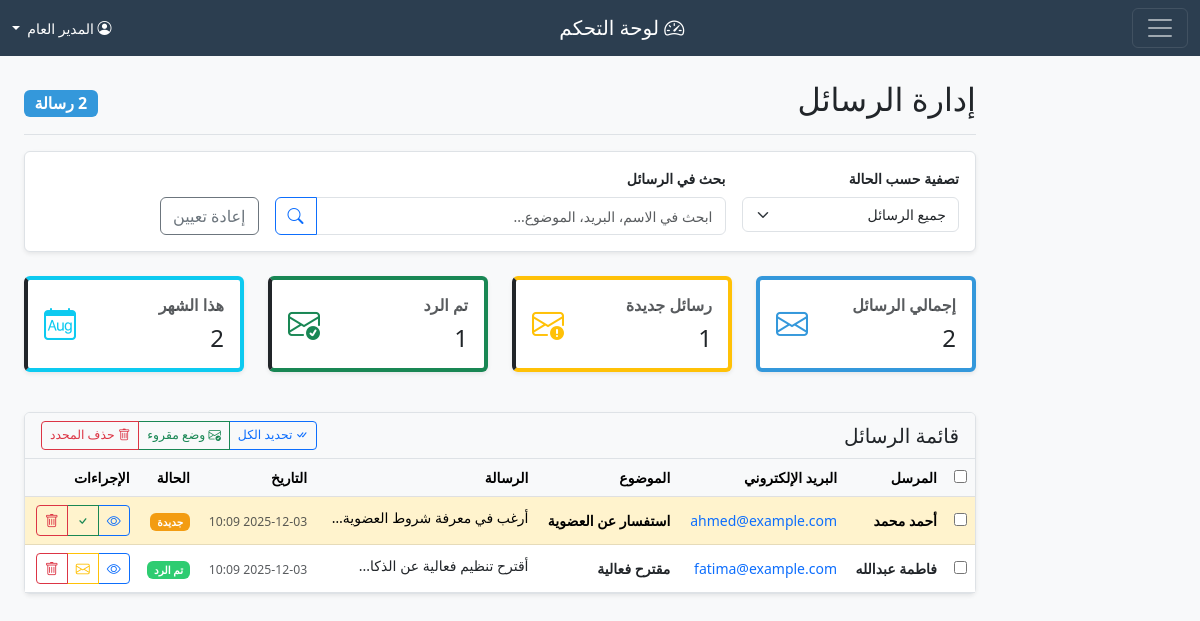
Page /admin/messages.php (signed in) on the committed database.
### tables this page shows
CREATE TABLE contact_messages (
    id INT PRIMARY KEY AUTO_INCREMENT,
    name VARCHAR(100) NOT NULL,
    email VARCHAR(100) NOT NULL,
    subject VARCHAR(255),
    message TEXT,
    status ENUM('new', 'replied') DEFAULT 'new',
    created_at TIMESTAMP DEFAULT CURRENT_TIMESTAMP
);

### admin/messages.php (the view, shortened to what this page needs)
<?php
require_once '../functions.php';
include 'includes/header.php';
$filter = isset($_GET['filter']) ? $_GET['filter'] : 'all';
$search = isset($_GET['search']) ? sanitize($_GET['search']) : '';
$sql = "SELECT * FROM contact_messages WHERE 1=1";
$params = [];
$sql .= " ORDER BY created_at DESC";
$stmt = $pdo->prepare($sql);
$stmt->execute($params);
$messages = $stmt->fetchAll();
?>
<div class="container-fluid mt-5">
    <div class="row">
        <main class="col-md-9 ms-sm-auto col-lg-10 px-md-4">
            <div class="d-flex justify-content-between flex-wrap flex-md-nowrap align-items-center pt-3 pb-2 mb-3 border-bottom">
                <h1 class="h2">إدارة الرسائل</h1>
                <div class="btn-toolbar mb-2 mb-md-0">
                    <span class="badge bg-primary fs-6">
                        <?php echo count($messages); ?> رسالة
                    </span>
                </div>
            </div>
            <div class="card mb-4">
                <div class="card-body">
                    <form method="GET" class="row g-3">
                        <div class="col-md-3">
                            <label for="filter" class="form-label">تصفية حسب الحالة</label>
                            <select name="filter" id="filter" class="form-select" onchange="this.form.submit()">
                                <option value="all" <?php echo $filter === 'all' ? 'selected' : ''; ?>>جميع الرسائل</option>
                            </select>
                        </div>
                        <div class="col-md-6">
                            <label for="search" class="form-label">بحث في الرسائل</label>
                            <div class="input-group">
                                <input type="text" class="form-control" id="search" name="search"
                                       value="<?php echo $search; ?>" placeholder="ابحث في الاسم، البريد، الموضوع...">
                                <button class="btn btn-outline-primary" type="submit">
                                    <i class="bi bi-search"></i>
                                </button>
                            </div>
                        </div>
                        <div class="col-md-3">
                            <label class="form-label">&nbsp;</label>
                            <div>
                                <a href="messages.php" class="btn btn-outline-secondary">إعادة تعيين</a>
                            </div>
                        </div>
                    </form>
                </div>
            </div>
            <div class="row mb-4">
                <div class="col-xl-3 col-md-6 mb-3">
                    <div class="card border-start border-primary border-4">
                        <div class="card-body">
                            <div class="d-flex align-items-center">
                                <div class="flex-grow-1">
                                    <h6 class="text-muted fw-semibold">إجمالي الرسائل</h6>
                                    <h4 class="mb-0">
                                        <?php
                                        $stmt = $pdo->query("SELECT COUNT(*) FROM contact_messages");
                                        echo $stmt->fetchColumn();
                                        ?>
                                    </h4>
                                </div>
                                <div class="flex-shrink-0">
                                    <i class="bi bi-envelope fs-2 text-primary"></i>
                                </div>
                            </div>
                        </div>
                    </div>
                </div>
                <div class="col-xl-3 col-md-6 mb-3">
                    <div class="card border-start border-warning border-4">
                        <div class="card-body">
                            <div class="d-flex align-items-center">
                                <div class="flex-grow-1">
                                    <h6 class="text-muted fw-semibold">رسائل جديدة</h6>
                                    <h4 class="mb-0">
                                        <?php
                                        $stmt = $pdo->query("SELECT COUNT(*) FROM contact_messages WHERE status = 'new'");
                                        echo $stmt->fetchColumn();
                                        ?>
                                    </h4>
                                </div>
                                <div class="flex-shrink-0">
                                    <i class="bi bi-envelope-exclamation fs-2 text-warning"></i>
                                </div>
                            </div>
                        </div>
                    </div>
                </div>
                <div class="col-xl-3 col-md-6 mb-3">
                    <div class="card border-start border-success border-4">
                        <div class="card-body">
                            <div class="d-flex align-items-center">
                                <div class="flex-grow-1">
                                    <h6 class="text-muted fw-semibold">تم الرد</h6>
                                    <h4 class="mb-0">
                                        <?php
                                        $stmt = $pdo->query("SELECT COUNT(*) FROM contact_messages WHERE status = 'replied'");
                                        echo $stmt->fetchColumn();
                                        ?>
                                    </h4>
                                </div>
                                <div class="flex-shrink-0">
                                    <i class="bi bi-envelope-check fs-2 text-success"></i>
                                </div>
                            </div>
                        </div>
                    </div>
                </div>
                <div class="col-xl-3 col-md-6 mb-3">
                    <div class="card border-start border-info border-4">
                        <div class="card-body">
                            <div class="d-flex align-items-center">
                                <div class="flex-grow-1">
                                    <h6 class="text-muted fw-semibold">هذا الشهر</h6>
                                    <h4 class="mb-0">
                                        <?php
                                        $stmt = $pdo->query("SELECT COUNT(*) FROM contact_messages WHERE MONTH(created_at) = MONTH(CURDATE()) AND YEAR(created_at) = YEAR(CURDATE())");
                                        echo $stmt->fetchColumn();
                                        ?>
                                    </h4>
                                </div>
                                <div class="flex-shrink-0">
                                    <i class="bi bi-calendar-month fs-2 text-info"></i>
                                </div>
                            </div>
                        </div>
                    </div>
                </div>
            </div>
            <div class="card">
                <div class="card-header d-flex justify-content-between align-items-center">
                    <h5 class="card-title mb-0">قائمة الرسائل</h5>
                    <div class="btn-group">
                        <button type="button" class="btn btn-outline-primary btn-sm" onclick="selectAll()">
                            <i class="bi bi-check-all"></i> تحديد الكل
                        </button>
                        <button type="button" class="btn btn-outline-success btn-sm" onclick="markReadSelected()">
                            <i class="bi bi-envelope-check"></i> وضع مقروء
                        </button>
                        <button type="button" class="btn btn-outline-danger btn-sm" onclick="deleteSelected()">
                            <i class="bi bi-trash"></i> حذف المحدد
                        </button>
                    </div>
                </div>
                <div class="card-body p-0">
                    <?php if(empty($messages)): ?>
                        <div class="text-center text-muted py-5">
                            <i class="bi bi-envelope display-4 d-block mb-3"></i>
                            <h4>لا توجد رسائل</h4>
                            <p class="text-muted">لم يتم العثور على رسائل تطابق معايير البحث</p>
                        </div>
                    <?php else: ?>
                    <form method="POST" id="messagesForm">
                        <div class="table-responsive">
                            <table class="table table-hover mb-0">
                                <thead class="table-light">
                                    <tr>
                                        <th width="30">
                                            <input type="checkbox" id="selectAll" onchange="toggleSelectAll(this)">
                                        </th>
                                        <th>المرسل</th>
                                        <th>البريد الإلكتروني</th>
                                        <th>الموضوع</th>
                                        <th>الرسالة</th>
                                        <th>التاريخ</th>
                                        <th>الحالة</th>
                                        <th>الإجراءات</th>
                                    </tr>
                                </thead>
                                <tbody>
                                    <?php foreach($messages as $message): ?>
                                    <tr class="<?php echo $message['status'] === 'new' ? 'table-warning' : ''; ?>">
                                        <td>
                                            <input type="checkbox" name="selected_messages[]"
                                                   value="<?php echo $message['id']; ?>"
                                                   class="message-checkbox">
                                        </td>
                                        <td>
                                            <strong><?php echo $message['name']; ?></strong>
                                        </td>
                                        <td>
                                            <a href="mailto:<?php echo $message['email']; ?>"
                                               class="text-decoration-none">
                                                <?php echo $message['email']; ?>
                                            </a>
                                        </td>
                                        <td>
                                            <strong><?php echo $message['subject']; ?></strong>
                                        </td>
                                        <td>
                                            <span class="text-truncate d-inline-block" style="max-width: 200px;"
                                                  title="<?php echo htmlspecialchars($message['message']); ?>">
                                                <?php echo substr($message['message'], 0, 50); ?>...
                                            </span>
                                        </td>
                                        <td>
                                            <small class="text-muted">
                                                <?php echo date('Y-m-d H:i', strtotime($message['created_at'])); ?>
                                            </small>
                                        </td>
                                        <td>
                                            <span class="badge bg-<?php echo $message['status'] === 'new' ? 'warning' : 'success'; ?>">
                                                <?php echo $message['status'] === 'new' ? 'جديدة' : 'تم الرد'; ?>
                                            </span>
                                        </td>
                                        <td>
                                            <div class="btn-group btn-group-sm">
                                                <button type="button" class="btn btn-outline-primary"
                                                        data-bs-toggle="modal"
                                                        data-bs-target="#messageModal<?php echo $message['id']; ?>"
                                                        title="عرض الرسالة">
                                                    <i class="bi bi-eye"></i>
                                                </button>
                                                <?php if($message['status'] === 'new'): ?>
                                                <a href="messages.php?mark_read=<?php echo $message['id']; ?>"
                                                   class="btn btn-outline-success" title="وضع علامة مقروء">
                                                    <i class="bi bi-check"></i>
                                                </a>
                                                <?php else: ?>
                                                <a href="messages.php?mark_unread=<?php echo $message['id']; ?>"
                                                   class="btn btn-outline-warning" title="وضع علامة غير مقروء">
                                                    <i class="bi bi-envelope"></i>
                                                </a>
                                                <?php endif; ?>
                                                <a href="messages.php?delete=<?php echo $message['id']; ?>"
                                                   class="btn btn-outline-danger"
                                                   onclick="return confirm('هل أنت متأكد من حذف هذه الرسالة؟')"
                                                   title="حذف">
                                                    <i class="bi bi-trash"></i>
                                                </a>
                                            </div>
                                        </td>
                                    </tr>
                                    <?php endforeach; ?>
                                </tbody>
                            </table>
                        </div>
                    </form>
                    <?php endif; ?>
                </div>
            </div>
        </main>
    </div>
</div>
<?php include 'includes/footer.php'; ?>

### css/admin.css (style rules this page uses)
body { background-color: #f8f9fa; font-size: 0.875rem; }
main { padding-top: 1rem; }
.card { box-shadow: 0 0.125rem 0.25rem rgba(0, 0, 0, 0.075); border: 1px solid #dee2e6; }
.card-header { background-color: #f8f9fa; border-bottom: 1px solid #dee2e6; font-weight: 600; }
.table th { border-top: none; font-weight: 600; font-size: 0.875rem; }
.table td { vertical-align: middle; font-size: 0.875rem; }
.btn-sm { padding: 0.25rem 0.5rem; font-size: 0.775rem; }
.border-start { border-left: 4px solid !important; }
.form-control, .form-select { font-size: 0.875rem; }
.form-label { font-weight: 600; margin-bottom: 0.5rem; font-size: 0.875rem; }
.bg-primary { background-color: #3498db !important; }
.text-primary { color: #3498db !important; }
.border-primary { border-color: #3498db !important; }
.bg-success { background-color: #2ecc71 !important; }
.bg-warning { background-color: #f39c12 !important; }

### rows in the picture
contact_messages: name "أحمد محمد", email "ahmed@example.com", subject "استفسار عن العضوية", created_at "2025-12-03 10:09", status "جديدة"
contact_messages: name "فاطمة عبدالله", email "fatima@example.com", subject "مقترح فعالية", message "أقترح تنظيم فعالية عن الذكا", created_at "2025-12-03 10:09", status "تم الرد"

### other values in the picture
$_SESSION['user_name'] "المدير العام"
count($messages) "2"
$stmt->fetchColumn() "2"
$stmt->fetchColumn() "1"
